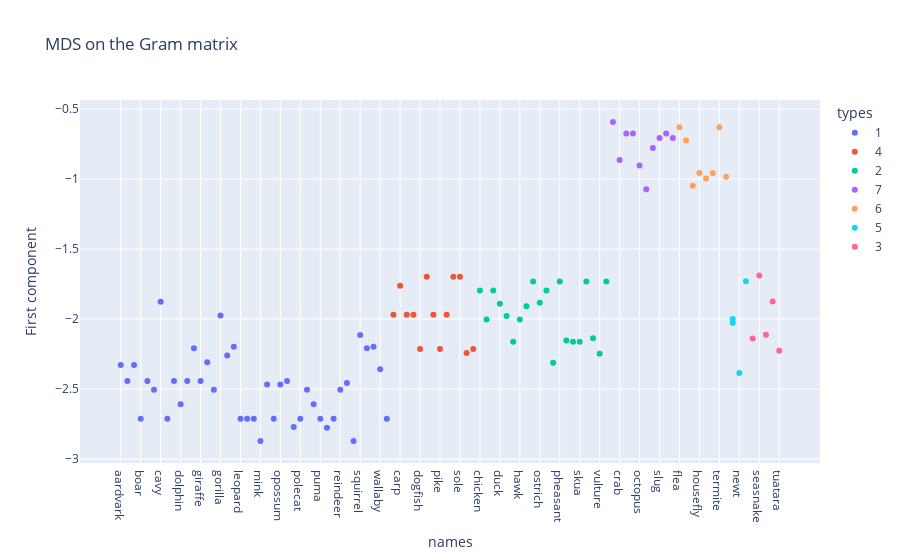

Notebook cell for this chart:
### Code cell
d = {"names":df["name"], "types":df["type"], "First component":Y.ravel()}
dff = pd.DataFrame(d)
fig = ex.scatter(dff, x="names", y="First component", color="types", title="MDS on the Gram matrix")
fig.show()

### Figure 1 — Plotly figure (JSON) as saved in the notebook; plotly's stock layout.template omitted (floating-point values rounded to 4 significant figures)
{"data": [{"hovertemplate": "types=1<br>names=%{x}<br>First component=%{y}<extra></extra>", "legendgroup": "1", "marker": {"color": "#636efa", "symbol": "circle"}, "mode": "markers", "name": "1", "orientation": "v", "showlegend": true, "type": "scatter", "x": ["aardvark", "antelope", "bear", "boar", "buffalo", "calf", "cavy", "cheetah", "deer", "dolphin", "elephant", "fruitbat", "giraffe", "girl", "goat", "gorilla", "hamster", "hare", "leopard", "lion", "lynx", "mink", "mole", "mongoose", "opossum", "oryx", "platypus", "polecat", "pony", "porpoise", "puma", "pussycat", "raccoon", "reindeer", "seal", "sealion", "squirrel", "vampire", "vole", "wallaby", "wolf"], "xaxis": "x", "y": [-2.328, -2.442, -2.328, -2.713, -2.442, -2.505, -1.876, -2.713, -2.442, -2.609, -2.442, -2.209, -2.442, -2.308, -2.505, -1.975, -2.261, -2.197, -2.713, -2.713, -2.713, -2.872, -2.468, -2.713, -2.468, -2.442, -2.772, -2.713, -2.505, -2.609, -2.713, -2.776, -2.713, -2.505, -2.456, -2.872, -2.114, -2.209, -2.197, -2.359, -2.713], "yaxis": "y"}, {"hovertemplate": "types=4<br>names=%{x}<br>First component=%{y}<extra></extra>", "legendgroup": "4", "marker": {"color": "#EF553B", "symbol": "circle"}, "mode": "markers", "name": "4", "orientation": "v", "showlegend": true, "type": "scatter", "x": ["bass", "carp", "catfish", "chub", "dogfish", "haddock", "herring", "pike", "piranha", "seahorse", "sole", "stingray", "tuna"], "xaxis": "x", "y": [-1.969, -1.762, -1.969, -1.969, -2.214, -1.699, -1.969, -2.214, -1.969, -1.699, -1.699, -2.242, -2.214], "yaxis": "y"}, {"hovertemplate": "types=2<br>names=%{x}<br>First component=%{y}<extra></extra>", "legendgroup": "2", "marker": {"color": "#00cc96", "symbol": "circle"}, "mode": "markers", "name": "2", "orientation": "v", "showlegend": true, "type": "scatter", "x": ["chicken", "crow", "dove", "duck", "flamingo", "gull", "hawk", "kiwi", "lark", "ostrich", "parakeet", "penguin", "pheasant", "rhea", "skimmer", "skua", "sparrow", "swan", "vulture", "wren"], "xaxis": "x", "y": [-1.796, -2.003, -1.796, -1.892, -1.978, -2.162, -2.003, -1.909, -1.733, -1.883, -1.796, -2.312, -1.733, -2.154, -2.162, -2.162, -1.733, -2.136, -2.248, -1.733], "yaxis": "y"}, {"hovertemplate": "types=7<br>names=%{x}<br>First component=%{y}<extra></extra>", "legendgroup": "7", "marker": {"color": "#ab63fa", "symbol": "circle"}, "mode": "markers", "name": "7", "orientation": "v", "showlegend": true, "type": "scatter", "x": ["clam", "crab", "crayfish", "lobster", "octopus", "scorpion", "seawasp", "slug", "starfish", "worm"], "xaxis": "x", "y": [-0.592, -0.8645, -0.6747, -0.6747, -0.9036, -1.072, -0.7783, -0.7062, -0.6747, -0.7062], "yaxis": "y"}, {"hovertemplate": "types=6<br>names=%{x}<br>First component=%{y}<extra></extra>", "legendgroup": "6", "marker": {"color": "#FFA15A", "symbol": "circle"}, "mode": "markers", "name": "6", "orientation": "v", "showlegend": true, "type": "scatter", "x": ["flea", "gnat", "honeybee", "housefly", "ladybird", "moth", "termite", "wasp"], "xaxis": "x", "y": [-0.6302, -0.7249, -1.047, -0.9567, -0.9955, -0.9567, -0.6302, -0.9843], "yaxis": "y"}, {"hovertemplate": "types=5<br>names=%{x}<br>First component=%{y}<extra></extra>", "legendgroup": "5", "marker": {"color": "#19d3f3", "symbol": "circle"}, "mode": "markers", "name": "5", "orientation": "v", "showlegend": true, "type": "scatter", "x": ["frog", "frog", "newt", "toad"], "xaxis": "x", "y": [-2.0, -2.028, -2.385, -1.73], "yaxis": "y"}, {"hovertemplate": "types=3<br>names=%{x}<br>First component=%{y}<extra></extra>", "legendgroup": "3", "marker": {"color": "#FF6692", "symbol": "circle"}, "mode": "markers", "name": "3", "orientation": "v", "showlegend": true, "type": "scatter", "x": ["pitviper", "seasnake", "slowworm", "tortoise", "tuatara"], "xaxis": "x", "y": [-2.14, -1.689, -2.112, -1.876, -2.226], "yaxis": "y"}], "layout": {"legend": {"title": {"text": "types"}, "tracegroupgap": 0}, "title": {"text": "MDS on the Gram matrix"}, "xaxis": {"anchor": "y", "domain": [0, 1], "title": {"text": "names"}}, "yaxis": {"anchor": "x", "domain": [0, 1], "title": {"text": "First component"}}}}
